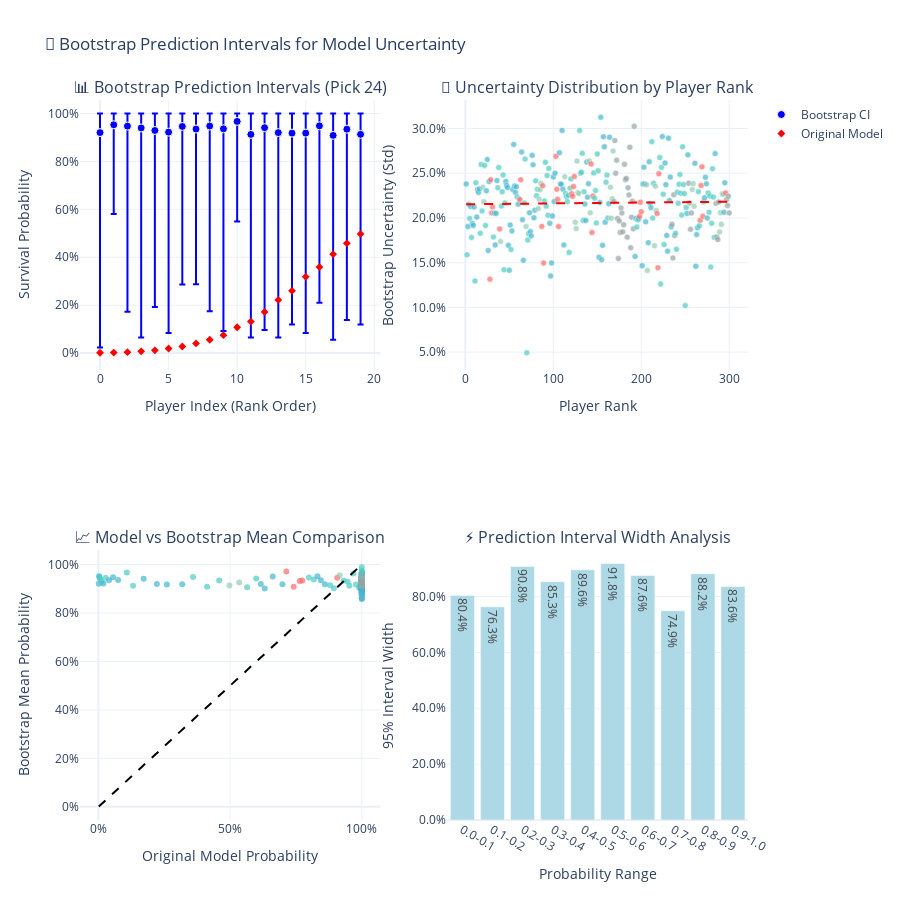

The notebook cell this image was saved under:
### Code cell
# 🔄 Bootstrap Prediction Intervals for Model Uncertainty
def bootstrap_model_predictions(survivals_df, n_bootstrap=100, confidence=0.95):
    """Generate bootstrap prediction intervals for model uncertainty analysis"""
    
    # Extract survival probabilities for a key pick
    pick_col = f'survival_pick_{pick_positions[1]}'  # Use second pick as example
    survival_probs = survivals_df[pick_col].values
    
    # Bootstrap resampling
    bootstrap_samples = []
    n_players = len(survival_probs)
    
    np.random.seed(42)  # Reproducible results
    for i in range(n_bootstrap):
        # Resample with replacement
        bootstrap_indices = np.random.choice(n_players, n_players, replace=True)
        bootstrap_sample = survival_probs[bootstrap_indices]
        bootstrap_samples.append(bootstrap_sample)
    
    bootstrap_samples = np.array(bootstrap_samples)
    
    # Calculate prediction intervals
    alpha = 1 - confidence
    lower_percentile = (alpha / 2) * 100
    upper_percentile = (1 - alpha / 2) * 100
    
    # Player-wise prediction intervals
    lower_bounds = np.percentile(bootstrap_samples, lower_percentile, axis=0)
    upper_bounds = np.percentile(bootstrap_samples, upper_percentile, axis=0)
    
    # Summary statistics
    bootstrap_means = np.mean(bootstrap_samples, axis=0)
    bootstrap_stds = np.std(bootstrap_samples, axis=0)
    
    return {
        'original_probs': survival_probs,
        'bootstrap_means': bootstrap_means,
        'bootstrap_stds': bootstrap_stds,
        'lower_bounds': lower_bounds,
        'upper_bounds': upper_bounds,
        'bootstrap_samples': bootstrap_samples
    }

def create_bootstrap_uncertainty_analysis():
    """Create comprehensive bootstrap uncertainty analysis"""
    
    # Generate bootstrap intervals
    bootstrap_results = bootstrap_model_predictions(survivals_df)
    
    fig = make_subplots(
        rows=2, cols=2,
        subplot_titles=(
            f'📊 Bootstrap Prediction Intervals (Pick {pick_positions[1]})',
            '🎲 Uncertainty Distribution by Player Rank',
            '📈 Model vs Bootstrap Mean Comparison', 
            '⚡ Prediction Interval Width Analysis'
        )
    )
    
    # 1. Bootstrap Prediction Intervals for top players
    top_n = 20
    player_names = [f"{survivals_df.iloc[i]['player_name'][:10]} ({survivals_df.iloc[i]['position']})" 
                   for i in range(top_n)]
    
    # Create combined customdata for hover information
    combined_customdata = []
    for i in range(top_n):
        combined_customdata.append([
            player_names[i],
            bootstrap_results['lower_bounds'][i],
            bootstrap_results['upper_bounds'][i]
        ])
    
    fig.add_trace(
        go.Scatter(
            x=list(range(top_n)),
            y=bootstrap_results['bootstrap_means'][:top_n],
            error_y=dict(
                type='data',
                symmetric=False,
                array=bootstrap_results['upper_bounds'][:top_n] - bootstrap_results['bootstrap_means'][:top_n],
                arrayminus=bootstrap_results['bootstrap_means'][:top_n] - bootstrap_results['lower_bounds'][:top_n],
                thickness=2,
                width=3
            ),
            mode='markers',
            marker=dict(
                size=8,
                color='blue',
                line=dict(width=1, color='white')
            ),
            name='Bootstrap CI',
            hovertemplate=(
                "<b>%{customdata[0]}</b><br>"
                "Mean: %{y:.1%}<br>"
                "95% CI: [%{customdata[1]:.1%}, %{customdata[2]:.1%}]<br>"
                "<extra></extra>"
            ),
            customdata=combined_customdata
        ),
        row=1, col=1
    )
    
    # Add original model predictions
    fig.add_trace(
        go.Scatter(
            x=list(range(top_n)),
            y=bootstrap_results['original_probs'][:top_n],
            mode='markers',
            marker=dict(
                size=6,
                color='red',
                symbol='diamond'
            ),
            name='Original Model',
            customdata=player_names,
            hovertemplate=(
                "<b>%{customdata}</b><br>"
                "Original: %{y:.1%}<br>"
                "<extra></extra>"
            )
        ),
        row=1, col=1
    )
    
    # 2. Uncertainty Distribution by Player Rank
    uncertainty_by_rank = bootstrap_results['bootstrap_stds']
    player_ranks = list(range(1, len(uncertainty_by_rank) + 1))  # Convert to list
    
    # Color by position
    colors_by_position = []
    for i in range(len(survivals_df)):
        pos = survivals_df.iloc[i]['position']
        colors_by_position.append(POSITION_COLORS.get(pos, '#95A5A6'))
    
    fig.add_trace(
        go.Scatter(
            x=player_ranks,
            y=uncertainty_by_rank,
            mode='markers',
            marker=dict(
                size=6,
                color=colors_by_position,
                opacity=0.7,
                line=dict(width=0.5, color='white')
            ),
            name='Player Uncertainty',
            customdata=[survivals_df.iloc[i]['player_name'] for i in range(len(survivals_df))],
            hovertemplate=(
                "Rank %{x}: %{customdata}<br>"
                "Uncertainty (Std): %{y:.1%}<br>"
                "<extra></extra>"
            ),
            showlegend=False
        ),
        row=1, col=2
    )
    
    # Add trend line
    from scipy import stats as scipy_stats
    slope, intercept, r_value, p_value, std_err = scipy_stats.linregress(
        player_ranks, uncertainty_by_rank
    )
    trend_line = slope * np.array(player_ranks) + intercept
    
    fig.add_trace(
        go.Scatter(
            x=player_ranks,
            y=trend_line,
            mode='lines',
            line=dict(color='red', width=2, dash='dash'),
            name=f'Trend (R²={r_value**2:.3f})',
            showlegend=False
        ),
        row=1, col=2
    )
    
    # 3. Model vs Bootstrap Mean Comparison
    fig.add_trace(
        go.Scatter(
            x=bootstrap_results['original_probs'],
            y=bootstrap_results['bootstrap_means'],
            mode='markers',
            marker=dict(
                size=6,
                color=colors_by_position,
                opacity=0.7
            ),
            name='Model Comparison',
            customdata=[survivals_df.iloc[i]['player_name'] for i in range(len(survivals_df))],
            hovertemplate=(
                "<b>%{customdata}</b><br>"
                "Original: %{x:.1%}<br>"
                "Bootstrap: %{y:.1%}<br>"
                "<extra></extra>"
            ),
            showlegend=False
        ),
        row=2, col=1
    )
    
    # Perfect agreement line
    min_val = min(bootstrap_results['original_probs'].min(), bootstrap_results['bootstrap_means'].min())
    max_val = max(bootstrap_results['original_probs'].max(), bootstrap_results['bootstrap_means'].max())
    
    fig.add_trace(
        go.Scatter(
            x=[min_val, max_val],
            y=[min_val, max_val],
            mode='lines',
            line=dict(color='black', width=2, dash='dash'),
            name='Perfect Agreement',
            showlegend=False
        ),
        row=2, col=1
    )
    
    # 4. Prediction Interval Width Analysis
    interval_widths = bootstrap_results['upper_bounds'] - bootstrap_results['lower_bounds']
    
    # Bin by survival probability
    n_bins = 10
    prob_bins = np.linspace(0, 1, n_bins + 1)
    bin_centers = (prob_bins[:-1] + prob_bins[1:]) / 2
    
    bin_widths = []
    bin_counts = []
    
    for i in range(n_bins):
        mask = (bootstrap_results['original_probs'] >= prob_bins[i]) &                (bootstrap_results['original_probs'] < prob_bins[i+1])
        if np.sum(mask) > 0:
            avg_width = np.mean(interval_widths[mask])
            count = np.sum(mask)
        else:
            avg_width = 0
            count = 0
        
        bin_widths.append(avg_width)
        bin_counts.append(count)
    
    # Create customdata for bar chart
    bar_customdata = bin_counts
    
    fig.add_trace(
        go.Bar(
            x=[f"{prob_bins[i]:.1f}-{prob_bins[i+1]:.1f}" for i in range(n_bins)],
            y=bin_widths,
            marker_color='lightblue',
            text=[f"{w:.1%}" if w > 0 else "" for w in bin_widths],
            textposition='auto',
            name='Interval Width',
            customdata=bar_customdata,
            hovertemplate=(
                "Probability Range: %{x}<br>"
                "Avg Interval Width: %{y:.1%}<br>"
                "Count: %{customdata}<br>"
                "<extra></extra>"
            ),
            showlegend=False
        ),
        row=2, col=2
    )
    
    # Update layout
    fig.update_xaxes(title_text="Player Index (Rank Order)", row=1, col=1)
    fig.update_xaxes(title_text="Player Rank", row=1, col=2)
    fig.update_xaxes(title_text="Original Model Probability", row=2, col=1, tickformat='.0%')
    fig.update_xaxes(title_text="Probability Range", row=2, col=2)
    
    fig.update_yaxes(title_text="Survival Probability", row=1, col=1, tickformat='.0%')
    fig.update_yaxes(title_text="Bootstrap Uncertainty (Std)", row=1, col=2, tickformat='.1%')
    fig.update_yaxes(title_text="Bootstrap Mean Probability", row=2, col=1, tickformat='.0%')
    fig.update_yaxes(title_text="95% Interval Width", row=2, col=2, tickformat='.1%')
    
    fig.update_layout(
        height=900,
        title_text="🔄 Bootstrap Prediction Intervals for Model Uncertainty",
        template="plotly_white"
    )
    
    return fig, bootstrap_results

# Generate bootstrap analysis
bootstrap_fig, bootstrap_data = create_bootstrap_uncertainty_analysis()
bootstrap_fig.show(config=plotly_config)

# Calculate key statistics
avg_interval_width = np.mean(bootstrap_data["upper_bounds"] - bootstrap_data["lower_bounds"])
max_uncertainty_idx = np.argmax(bootstrap_data["bootstrap_stds"])
max_uncertainty_player = survivals_df.iloc[max_uncertainty_idx]["player_name"]

print("\nBOOTSTRAP UNCERTAINTY ANALYSIS:")
print("\nKEY METRICS:")
print(f"   Average 95% prediction interval width: +/-{avg_interval_width:.1%}")
print(f"   Highest uncertainty player: {max_uncertainty_player} (+/-{bootstrap_data['bootstrap_stds'][max_uncertainty_idx]:.1%})")
print(f"   Model stability: {np.corrcoef(bootstrap_data['original_probs'], bootstrap_data['bootstrap_means'])[0,1]:.3f} correlation")

print("\nUNCERTAINTY INSIGHTS:")
print("   Bootstrap intervals capture sampling uncertainty in your model")
print("   Wider intervals = less reliable predictions for that player")
print("   Use prediction intervals to identify which picks need more flexibility")
print("   Consider increasing simulations for players with wide intervals")

### Figure 1 — Plotly figure (JSON) as saved in the notebook; plotly's stock layout.template omitted (floating-point values rounded to 4 significant figures; data arrays with more than 128 entries replaced by an {"elided": "..."} marker saying what was removed)
{"data": [{"customdata": [["Ja'Marr Ch (WR)", 0.02314, 1], ["Bijan Robi (RB)", 0.5807, 1], ["Justin Jef (WR)", 0.1724, 1], ["Saquon Bar (RB)", 0.06492, 1], ["Jahmyr Gib (RB)", 0.1926, 1], ["CeeDee Lam (WR)", 0.08382, 1], ["Christian  (RB)", 0.2863, 1], ["Puka Nacua (WR)", 0.2876, 1], ["Malik Nabe (WR)", 0.1746, 1], ["Amon-Ra St (WR)", 0.09185, 1], ["Derrick He (RB)", 0.549, 1], ["Ashton Jea (RB)", 0.06492, 1], ["Nico Colli (WR)", 0.09614, 1], ["Brian Thom (WR)", 0.06492, 1], ["A.J. Brown (WR)", 0.1192, 1], ["Drake Lond (WR)", 0.08382, 1], ["Jonathan T (RB)", 0.21, 1], ["De'Von Ach (RB)", 0.0558, 1], ["Josh Jacob (RB)", 0.1379, 1], ["Brock Bowe (TE)", 0.1192, 1]], "error_y": {"array": [0.07969, 0.04722, 0.05271, 0.06025, 0.07101, 0.07785, 0.05406, 0.06494, 0.05223, 0.06387, 0.03306, 0.08726, 0.05917, 0.07989, 0.08194, 0.08183, 0.05149, 0.0913, 0.06549, 0.087], "arrayminus": [0.8972, 0.3721, 0.7749, 0.8748, 0.7364, 0.8383, 0.6596, 0.6475, 0.7732, 0.8443, 0.418, 0.8478, 0.8447, 0.8552, 0.7989, 0.8343, 0.7385, 0.8529, 0.7966, 0.7938], "symmetric": false, "thickness": 2, "type": "data", "width": 3}, "hovertemplate": "<b>%{customdata[0]}</b><br>Mean: %{y:.1%}<br>95% CI: [%{customdata[1]:.1%}, %{customdata[2]:.1%}]<br><extra></extra>", "marker": {"color": "blue", "line": {"color": "white", "width": 1}, "size": 8}, "mode": "markers", "name": "Bootstrap CI", "type": "scatter", "x": [0, 1, 2, 3, 4, 5, 6, 7, 8, 9, 10, 11, 12, 13, 14, 15, 16, 17, 18, 19], "xaxis": "x", "y": [0.9203, 0.9528, 0.9473, 0.9397, 0.929, 0.9221, 0.9459, 0.9351, 0.9478, 0.9361, 0.9669, 0.9127, 0.9408, 0.9201, 0.9181, 0.9182, 0.9485, 0.9087, 0.9345, 0.913], "yaxis": "y"}, {"customdata": ["Ja'Marr Ch (WR)", "Bijan Robi (RB)", "Justin Jef (WR)", "Saquon Bar (RB)", "Jahmyr Gib (RB)", "CeeDee Lam (WR)", "Christian  (RB)", "Puka Nacua (WR)", "Malik Nabe (WR)", "Amon-Ra St (WR)", "Derrick He (RB)", "Ashton Jea (RB)", "Nico Colli (WR)", "Brian Thom (WR)", "A.J. Brown (WR)", "Drake Lond (WR)", "Jonathan T (RB)", "De'Von Ach (RB)", "Josh Jacob (RB)", "Brock Bowe (TE)"], "hovertemplate": "<b>%{customdata}</b><br>Original: %{y:.1%}<br><extra></extra>", "marker": {"color": "red", "size": 6, "symbol": "diamond"}, "mode": "markers", "name": "Original Model", "type": "scatter", "x": [0, 1, 2, 3, 4, 5, 6, 7, 8, 9, 10, 11, 12, 13, 14, 15, 16, 17, 18, 19], "xaxis": "x", "y": [0.0015, 0.0023, 0.0041, 0.0074, 0.0117, 0.0192, 0.0275, 0.0405, 0.0558, 0.075, 0.1079, 0.1317, 0.172, 0.222, 0.2599, 0.3182, 0.3592, 0.4127, 0.4583, 0.4974], "yaxis": "y"}, {"customdata": {"elided": "300 str values"}, "hovertemplate": "Rank %{x}: %{customdata}<br>Uncertainty (Std): %{y:.1%}<br><extra></extra>", "marker": {"color": {"elided": "300 str values"}, "line": {"color": "white", "width": 0.5}, "opacity": 0.7, "size": 6}, "mode": "markers", "name": "Player Uncertainty", "showlegend": false, "type": "scatter", "x": {"elided": "300 int values"}, "xaxis": "x2", "y": {"elided": "300 float values"}, "yaxis": "y2"}, {"line": {"color": "red", "dash": "dash", "width": 2}, "mode": "lines", "name": "Trend (R²=0.000)", "showlegend": false, "type": "scatter", "x": {"elided": "300 int values"}, "xaxis": "x2", "y": {"elided": "300 float values"}, "yaxis": "y2"}, {"customdata": {"elided": "300 str values"}, "hovertemplate": "<b>%{customdata}</b><br>Original: %{x:.1%}<br>Bootstrap: %{y:.1%}<br><extra></extra>", "marker": {"color": {"elided": "300 str values"}, "opacity": 0.7, "size": 6}, "mode": "markers", "name": "Model Comparison", "showlegend": false, "type": "scatter", "x": {"elided": "300 float values"}, "xaxis": "x3", "y": {"elided": "300 float values"}, "yaxis": "y3"}, {"line": {"color": "black", "dash": "dash", "width": 2}, "mode": "lines", "name": "Perfect Agreement", "showlegend": false, "type": "scatter", "x": [0.0015, 1], "xaxis": "x3", "y": [0.0015, 1], "yaxis": "y3"}, {"customdata": [10, 3, 2, 2, 3, 3, 4, 5, 6, 8], "hovertemplate": "Probability Range: %{x}<br>Avg Interval Width: %{y:.1%}<br>Count: %{customdata}<br><extra></extra>", "marker": {"color": "lightblue"}, "name": "Interval Width", "showlegend": false, "text": ["80.4%", "76.3%", "90.8%", "85.3%", "89.6%", "91.8%", "87.6%", "74.9%", "88.2%", "83.6%"], "textposition": "auto", "type": "bar", "x": ["0.0-0.1", "0.1-0.2", "0.2-0.3", "0.3-0.4", "0.4-0.5", "0.5-0.6", "0.6-0.7", "0.7-0.8", "0.8-0.9", "0.9-1.0"], "xaxis": "x4", "y": [0.8042, 0.7633, 0.9079, 0.8531, 0.8957, 0.9184, 0.8757, 0.7492, 0.882, 0.8365], "yaxis": "y4"}], "layout": {"annotations": [{"font": {"size": 16}, "showarrow": false, "text": "📊 Bootstrap Prediction Intervals (Pick 24)", "x": 0.225, "xanchor": "center", "xref": "paper", "y": 1, "yanchor": "bottom", "yref": "paper"}, {"font": {"size": 16}, "showarrow": false, "text": "🎲 Uncertainty Distribution by Player Rank", "x": 0.775, "xanchor": "center", "xref": "paper", "y": 1, "yanchor": "bottom", "yref": "paper"}, {"font": {"size": 16}, "showarrow": false, "text": "📈 Model vs Bootstrap Mean Comparison", "x": 0.225, "xanchor": "center", "xref": "paper", "y": 0.375, "yanchor": "bottom", "yref": "paper"}, {"font": {"size": 16}, "showarrow": false, "text": "⚡ Prediction Interval Width Analysis", "x": 0.775, "xanchor": "center", "xref": "paper", "y": 0.375, "yanchor": "bottom", "yref": "paper"}], "height": 900, "title": {"text": "🔄 Bootstrap Prediction Intervals for Model Uncertainty"}, "xaxis": {"anchor": "y", "domain": [0, 0.45], "title": {"text": "Player Index (Rank Order)"}}, "xaxis2": {"anchor": "y2", "domain": [0.55, 1], "title": {"text": "Player Rank"}}, "xaxis3": {"anchor": "y3", "domain": [0, 0.45], "tickformat": ".0%", "title": {"text": "Original Model Probability"}}, "xaxis4": {"anchor": "y4", "domain": [0.55, 1], "title": {"text": "Probability Range"}}, "yaxis": {"anchor": "x", "domain": [0.625, 1], "tickformat": ".0%", "title": {"text": "Survival Probability"}}, "yaxis2": {"anchor": "x2", "domain": [0.625, 1], "tickformat": ".1%", "title": {"text": "Bootstrap Uncertainty (Std)"}}, "yaxis3": {"anchor": "x3", "domain": [0, 0.375], "tickformat": ".0%", "title": {"text": "Bootstrap Mean Probability"}}, "yaxis4": {"anchor": "x4", "domain": [0, 0.375], "tickformat": ".1%", "title": {"text": "95% Interval Width"}}}}
